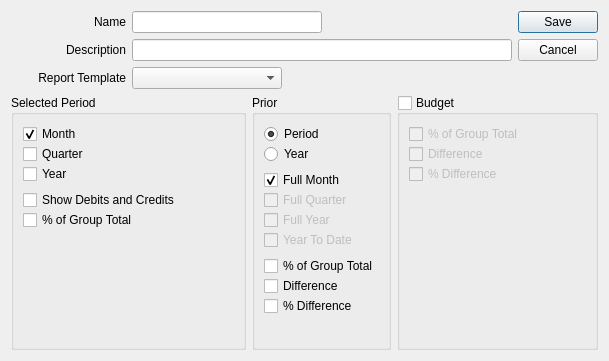
<?xml version="1.0" encoding="UTF-8"?>
<ui version="4.0">
 <comment>This file is part of the xTuple ERP: PostBooks Edition, a free and
open source Enterprise Resource Planning software suite,
Copyright (c) 1999-2018 by OpenMFG LLC, d/b/a xTuple.
It is licensed to you under the Common Public Attribution License
version 1.0, the full text of which (including xTuple-specific Exhibits)
is available at www.xtuple.com/CPAL.  By using this software, you agree
to be bound by its terms.</comment>
 <class>financialLayoutColumns</class>
 <widget class="QDialog" name="financialLayoutColumns">
  <property name="geometry">
   <rect>
    <x>0</x>
    <y>0</y>
    <width>609</width>
    <height>361</height>
   </rect>
  </property>
  <property name="windowTitle">
   <string>Column Layout</string>
  </property>
  <layout class="QGridLayout" name="gridLayout">
   <item row="0" column="0">
    <widget class="QLabel" name="_nameLit">
     <property name="text">
      <string>Name</string>
     </property>
     <property name="alignment">
      <set>Qt::AlignRight|Qt::AlignTrailing|Qt::AlignVCenter</set>
     </property>
    </widget>
   </item>
   <item row="0" column="1" colspan="3">
    <layout class="QHBoxLayout">
     <item>
      <widget class="XLineEdit" name="_name"/>
     </item>
     <item>
      <spacer>
       <property name="orientation">
        <enum>Qt::Horizontal</enum>
       </property>
       <property name="sizeHint" stdset="0">
        <size>
         <width>40</width>
         <height>20</height>
        </size>
       </property>
      </spacer>
     </item>
    </layout>
   </item>
   <item row="0" column="4" rowspan="3">
    <widget class="QDialogButtonBox" name="_buttonBox">
     <property name="orientation">
      <enum>Qt::Vertical</enum>
     </property>
     <property name="standardButtons">
      <set>QDialogButtonBox::Cancel|QDialogButtonBox::Save</set>
     </property>
    </widget>
   </item>
   <item row="1" column="0">
    <widget class="QLabel" name="_descipLit">
     <property name="text">
      <string>Description</string>
     </property>
     <property name="alignment">
      <set>Qt::AlignRight|Qt::AlignTrailing|Qt::AlignVCenter</set>
     </property>
    </widget>
   </item>
   <item row="1" column="1" colspan="3">
    <widget class="XLineEdit" name="_descrip"/>
   </item>
   <item row="2" column="0">
    <widget class="QLabel" name="_reportLit">
     <property name="text">
      <string>Report Template</string>
     </property>
     <property name="alignment">
      <set>Qt::AlignRight|Qt::AlignTrailing|Qt::AlignVCenter</set>
     </property>
    </widget>
   </item>
   <item row="2" column="1" colspan="3">
    <layout class="QHBoxLayout">
     <item>
      <layout class="QHBoxLayout">
       <item>
        <widget class="XComboBox" name="_report">
         <property name="minimumSize">
          <size>
           <width>150</width>
           <height>0</height>
          </size>
         </property>
         <property name="type">
          <enum>XComboBox::Reports</enum>
         </property>
        </widget>
       </item>
      </layout>
     </item>
     <item>
      <spacer>
       <property name="orientation">
        <enum>Qt::Horizontal</enum>
       </property>
       <property name="sizeHint" stdset="0">
        <size>
         <width>141</width>
         <height>20</height>
        </size>
       </property>
      </spacer>
     </item>
    </layout>
   </item>
   <item row="3" column="0" colspan="2">
    <widget class="QGroupBox" name="_selected">
     <property name="title">
      <string>Selected Period</string>
     </property>
     <layout class="QGridLayout">
      <item row="0" column="0">
       <layout class="QVBoxLayout">
        <item>
         <layout class="QVBoxLayout">
          <item>
           <layout class="QVBoxLayout">
            <property name="spacing">
             <number>0</number>
            </property>
            <item>
             <widget class="QCheckBox" name="_month">
              <property name="text">
               <string>Month</string>
              </property>
              <property name="checked">
               <bool>true</bool>
              </property>
             </widget>
            </item>
            <item>
             <widget class="QCheckBox" name="_quarter">
              <property name="text">
               <string>Quarter</string>
              </property>
             </widget>
            </item>
            <item>
             <widget class="QCheckBox" name="_year">
              <property name="text">
               <string>Year</string>
              </property>
             </widget>
            </item>
           </layout>
          </item>
          <item>
           <layout class="QVBoxLayout">
            <property name="spacing">
             <number>0</number>
            </property>
            <item>
             <widget class="QCheckBox" name="_showdb">
              <property name="text">
               <string>Show Debits and Credits</string>
              </property>
             </widget>
            </item>
            <item>
             <widget class="QCheckBox" name="_prcnt">
              <property name="text">
               <string>% of Group Total</string>
              </property>
             </widget>
            </item>
           </layout>
          </item>
         </layout>
        </item>
        <item>
         <spacer>
          <property name="orientation">
           <enum>Qt::Vertical</enum>
          </property>
          <property name="sizeHint" stdset="0">
           <size>
            <width>20</width>
            <height>0</height>
           </size>
          </property>
         </spacer>
        </item>
       </layout>
      </item>
     </layout>
    </widget>
   </item>
   <item row="3" column="2">
    <widget class="QGroupBox" name="_prior">
     <property name="title">
      <string>Prior</string>
     </property>
     <property name="checkable">
      <bool>false</bool>
     </property>
     <property name="checked">
      <bool>false</bool>
     </property>
     <layout class="QGridLayout">
      <item row="0" column="0">
       <layout class="QVBoxLayout">
        <item>
         <layout class="QVBoxLayout">
          <property name="spacing">
           <number>0</number>
          </property>
          <item>
           <widget class="QRadioButton" name="_priorperiod">
            <property name="text">
             <string>Period</string>
            </property>
            <property name="checked">
             <bool>true</bool>
            </property>
           </widget>
          </item>
          <item>
           <widget class="QRadioButton" name="_prioryear">
            <property name="text">
             <string>Year</string>
            </property>
           </widget>
          </item>
         </layout>
        </item>
        <item>
         <layout class="QVBoxLayout">
          <property name="spacing">
           <number>0</number>
          </property>
          <item>
           <widget class="QCheckBox" name="_fullmonth">
            <property name="text">
             <string>Full Month</string>
            </property>
            <property name="checked">
             <bool>true</bool>
            </property>
           </widget>
          </item>
          <item>
           <widget class="QCheckBox" name="_fullquarter">
            <property name="enabled">
             <bool>false</bool>
            </property>
            <property name="text">
             <string>Full Quarter</string>
            </property>
           </widget>
          </item>
          <item>
           <widget class="QCheckBox" name="_fullyear">
            <property name="enabled">
             <bool>false</bool>
            </property>
            <property name="text">
             <string>Full Year</string>
            </property>
           </widget>
          </item>
          <item>
           <widget class="QCheckBox" name="_yeartodate">
            <property name="enabled">
             <bool>false</bool>
            </property>
            <property name="text">
             <string>Year To Date</string>
            </property>
           </widget>
          </item>
         </layout>
        </item>
        <item>
         <layout class="QVBoxLayout">
          <property name="spacing">
           <number>0</number>
          </property>
          <item>
           <widget class="QCheckBox" name="_priorprcnt">
            <property name="text">
             <string>% of Group Total</string>
            </property>
           </widget>
          </item>
          <item>
           <widget class="QCheckBox" name="_priordiff">
            <property name="text">
             <string>Difference</string>
            </property>
           </widget>
          </item>
          <item>
           <widget class="QCheckBox" name="_priordiffprcnt">
            <property name="text">
             <string>% Difference</string>
            </property>
           </widget>
          </item>
         </layout>
        </item>
        <item>
         <spacer>
          <property name="orientation">
           <enum>Qt::Vertical</enum>
          </property>
          <property name="sizeHint" stdset="0">
           <size>
            <width>20</width>
            <height>0</height>
           </size>
          </property>
         </spacer>
        </item>
       </layout>
      </item>
     </layout>
    </widget>
   </item>
   <item row="3" column="3" colspan="2">
    <widget class="QGroupBox" name="_budget">
     <property name="title">
      <string>Budget</string>
     </property>
     <property name="checkable">
      <bool>true</bool>
     </property>
     <property name="checked">
      <bool>false</bool>
     </property>
     <layout class="QGridLayout">
      <item row="0" column="0">
       <layout class="QVBoxLayout">
        <item>
         <layout class="QVBoxLayout">
          <property name="spacing">
           <number>0</number>
          </property>
          <item>
           <widget class="QCheckBox" name="_budgetprcnt">
            <property name="text">
             <string>% of Group Total</string>
            </property>
           </widget>
          </item>
          <item>
           <widget class="QCheckBox" name="_budgetdiff">
            <property name="text">
             <string>Difference</string>
            </property>
           </widget>
          </item>
          <item>
           <widget class="QCheckBox" name="_budgetdiffprcnt">
            <property name="text">
             <string>% Difference</string>
            </property>
           </widget>
          </item>
         </layout>
        </item>
        <item>
         <spacer>
          <property name="orientation">
           <enum>Qt::Vertical</enum>
          </property>
          <property name="sizeHint" stdset="0">
           <size>
            <width>20</width>
            <height>0</height>
           </size>
          </property>
         </spacer>
        </item>
       </layout>
      </item>
     </layout>
    </widget>
   </item>
  </layout>
 </widget>
 <customwidgets>
  <customwidget>
   <class>XComboBox</class>
   <extends>QComboBox</extends>
   <header>xcombobox.h</header>
  </customwidget>
  <customwidget>
   <class>XLineEdit</class>
   <extends>QLineEdit</extends>
   <header>xlineedit.h</header>
   <container>1</container>
  </customwidget>
 </customwidgets>
 <tabstops>
  <tabstop>_name</tabstop>
  <tabstop>_descrip</tabstop>
  <tabstop>_report</tabstop>
  <tabstop>_edit</tabstop>
  <tabstop>_month</tabstop>
  <tabstop>_quarter</tabstop>
  <tabstop>_year</tabstop>
  <tabstop>_showdb</tabstop>
  <tabstop>_prcnt</tabstop>
  <tabstop>_priorperiod</tabstop>
  <tabstop>_prioryear</tabstop>
  <tabstop>_fullmonth</tabstop>
  <tabstop>_fullquarter</tabstop>
  <tabstop>_fullyear</tabstop>
  <tabstop>_yeartodate</tabstop>
  <tabstop>_priorprcnt</tabstop>
  <tabstop>_priordiff</tabstop>
  <tabstop>_priordiffprcnt</tabstop>
  <tabstop>_budgetprcnt</tabstop>
  <tabstop>_budgetdiff</tabstop>
  <tabstop>_budgetdiffprcnt</tabstop>
 </tabstops>
 <resources/>
 <connections>
  <connection>
   <sender>_buttonBox</sender>
   <signal>rejected()</signal>
   <receiver>financialLayoutColumns</receiver>
   <slot>reject()</slot>
   <hints>
    <hint type="sourcelabel">
     <x>721</x>
     <y>180</y>
    </hint>
    <hint type="destinationlabel">
     <x>197</x>
     <y>125</y>
    </hint>
   </hints>
  </connection>
  <connection>
   <sender>_month</sender>
   <signal>toggled(bool)</signal>
   <receiver>_fullmonth</receiver>
   <slot>setEnabled(bool)</slot>
   <hints>
    <hint type="sourcelabel">
     <x>110</x>
     <y>165</y>
    </hint>
    <hint type="destinationlabel">
     <x>285</x>
     <y>206</y>
    </hint>
   </hints>
  </connection>
 </connections>
</ui>
